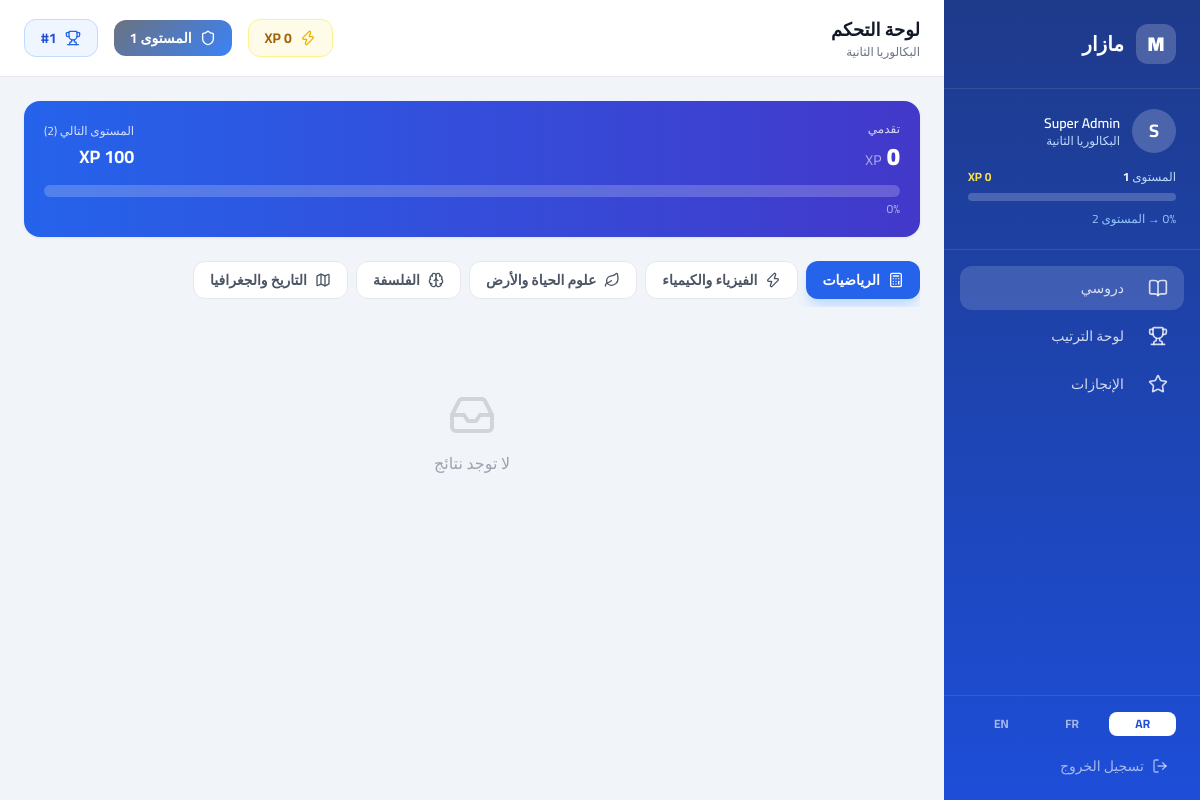
/student/dashboard.php?lang=ar&tab=lessons (signed in), run on the app's committed database.
### tables this page shows
CREATE TABLE IF NOT EXISTS `levels` (
  `id`        INT UNSIGNED NOT NULL AUTO_INCREMENT,
  `name_ar`   VARCHAR(100) NOT NULL,
  `name_fr`   VARCHAR(100) NOT NULL,
  `name_en`   VARCHAR(100) NOT NULL,
  `slug`      VARCHAR(60)  NOT NULL,
  `order_num` TINYINT      NOT NULL DEFAULT 0,
  PRIMARY KEY (`id`),
  UNIQUE KEY `slug` (`slug`)
);

CREATE TABLE IF NOT EXISTS `subjects` (
  `id`        INT UNSIGNED NOT NULL AUTO_INCREMENT,
  `name_ar`   VARCHAR(100) NOT NULL,
  `name_fr`   VARCHAR(100) NOT NULL,
  `name_en`   VARCHAR(100) NOT NULL,
  `level_id`  INT UNSIGNED NOT NULL,
  `icon`      VARCHAR(60)  NOT NULL DEFAULT 'BookOpen',
  `color`     VARCHAR(20)  NOT NULL DEFAULT '#3B82F6',
  `order_num` TINYINT      NOT NULL DEFAULT 0,
  PRIMARY KEY (`id`),
  KEY `level_id` (`level_id`),
  CONSTRAINT `fk_subjects_level` FOREIGN KEY (`level_id`) REFERENCES `levels` (`id`) ON DELETE CASCADE
);

### includes/functions.php (called while the page is built, shortened)
<?php
function getCurrentLang(): string {
    return $_SESSION[SESS_LANG] ?? DEFAULT_LANG;
}
function getDirection(): string {
    return getCurrentLang() === 'ar' ? 'rtl' : 'ltr';
}
function loadTranslations(): array {
    static $trans = null;
    if ($trans === null) {
        $lang = getCurrentLang();
        $file = dirname(__DIR__) . '/lang/' . $lang . '.php';
        $trans = include $file;
    }
    return $trans;
}
function t(string $key, array $replace = []): string {
    $translations = loadTranslations();
    $text = $translations[$key] ?? $key;
    return $text;
}
function getLevelThresholds(): array {
    return unserialize(LEVEL_THRESHOLDS);
}
function xpProgressPercent(int $xp, int $level): float {
    $thresholds = getLevelThresholds();
    $current = $thresholds[$level] ?? 0;
    $next    = $thresholds[$level + 1] ?? $thresholds[10];
    return min(100, round(($xp - $current) / ($next - $current) * 100, 1));
}
function getSubjectsByLevel(int $levelId): array {
    $lang = getCurrentLang();
    $col  = "name_{$lang}";
    $db   = getDB();
    $stmt = $db->prepare("SELECT id, {$col} AS name, icon, color FROM subjects WHERE level_id = ? ORDER BY order_num ASC");
    $stmt->execute([$levelId]);
    return $stmt->fetchAll();
}
function getLessonsBySubject(int $subjectId, int $userId = 0): array {
    $lang = getCurrentLang();
    $col  = "title_{$lang}";
    $db   = getDB();
    $sql  = "SELECT l.id, l.{$col} AS title, l.type, l.url, l.thumbnail, l.xp_reward, l.duration,
                    " . ($userId ? "IF(ulc.id IS NOT NULL, 1, 0)" : "0") . " AS completed
             FROM lessons l
             " . ($userId ? "LEFT JOIN user_lesson_completions ulc ON ulc.lesson_id=l.id AND ulc.user_id=?" : "") . "
             WHERE l.subject_id = ? AND l.published = 1
             ORDER BY l.order_num ASC";
    $params = $userId ? [$userId, $subjectId] : [$subjectId];
    $stmt = $db->prepare($sql);
    $stmt->execute($params);
    return $stmt->fetchAll();
}

### student/dashboard.php (the view, shortened to what this page needs)
<?php
require_once dirname(__DIR__) . '/includes/functions.php';
$lang      = getCurrentLang();
$dir       = getDirection();
$userId    = (int)$_SESSION[SESS_USER_ID];
$gradeId   = (int)$_SESSION[SESS_GRADE];
$userXP    = (int)$_SESSION[SESS_XP];
$userLevel = (int)$_SESSION[SESS_LEVEL];
$userName  = $_SESSION[SESS_USERNAME] ?? 'Student';
$db      = getDB();
$lvlStmt = $db->prepare("SELECT name_{$lang} AS name FROM levels WHERE id = ?");
$lvlStmt->execute([$gradeId]);
$gradeName = $lvlStmt->fetchColumn() ?: '—';
$subjects  = getSubjectsByLevel($gradeId);
$rankStmt = $db->prepare(
    "SELECT COUNT(*)+1 AS rank FROM users
     WHERE grade_level_id=? AND xp_points>? AND role='student' AND status='active'"
);
$rankStmt->execute([$gradeId, $userXP]);
$userRank = $rankStmt->fetchColumn() ?: 1;
$activeSubjectId = (int)($_GET['subject'] ?? ($subjects[0]['id'] ?? 0));
$lessons = $activeSubjectId ? getLessonsBySubject($activeSubjectId, $userId) : [];
$progressPct  = xpProgressPercent($userXP, $userLevel);
$nextLevelXP  = xpForNextLevel($userLevel);
$tab = $_GET['tab'] ?? 'lessons';
?>
<!DOCTYPE html>
<html lang="<?= $lang ?>" dir="<?= $dir ?>">
<head>
  <script src="https://cdn.tailwindcss.com"></script>
  <link rel="stylesheet" href="https://cdnjs.cloudflare.com/ajax/libs/animate.css/4.1.1/animate.min.css">
  <link rel="stylesheet" href="../assets/css/xp-animations.css">
</head>
<body class="flex h-screen overflow-hidden" x-data="mazarDashboard()" x-init="init()">
<aside class="sidebar w-64 flex-shrink-0 flex flex-col h-full overflow-y-auto hidden md:flex">
  <div class="px-6 py-6 border-b border-white/10">
    <a href="/" class="flex items-center gap-3">
      <div class="w-10 h-10 rounded-xl bg-white/20 flex items-center justify-center">
        <span class="text-white font-black text-xl">M</span>
      </div>
      <span class="text-white font-black text-xl"><?= t('site_name') ?></span>
    </a>
  </div>
  <div class="px-6 py-5 border-b border-white/10">
    <div class="flex items-center gap-3 mb-4">
      <div class="w-11 h-11 rounded-full bg-white/20 flex items-center justify-center text-white font-bold text-lg flex-shrink-0">
        <?= mb_strtoupper(mb_substr($userName, 0, 1)) ?>
      </div>
      <div class="overflow-hidden">
        <div class="text-white font-semibold text-sm truncate"><?= htmlspecialchars($userName) ?></div>
        <div class="text-blue-200 text-xs truncate"><?= htmlspecialchars($gradeName) ?></div>
      </div>
    </div>
    <div class="flex items-center justify-between mb-2">
      <span class="text-blue-200 text-xs"><?= t('level') ?> <span id="sidebar-level" class="text-white font-bold"><?= $userLevel ?></span></span>
      <span class="text-yellow-300 text-xs font-bold"><span id="sidebar-xp"><?= $userXP ?></span> XP</span>
    </div>
    <div class="bg-white/20 rounded-full h-2">
    </div>
    <div class="text-right mt-1">
      <span class="text-blue-300 text-xs"><?= round($progressPct) ?>% → <?= t('level') ?> <?= $userLevel+1 ?></span>
    </div>
  </div>
  <nav class="px-4 py-4 flex-1 sidebar-nav">
    <a href="?tab=lessons"
       class="flex items-center gap-3 px-4 py-3 rounded-xl text-white/80 hover:text-white hover:bg-white/10 transition mb-1 <?= $tab==='lessons'?'active-tab':'' ?>">
      <i data-lucide="book-open" class="icon w-5 h-5 flex-shrink-0"></i>
      <span class="text-sm font-medium"><?= t('my_lessons') ?></span>
    </a>
    <a href="?tab=leaderboard"
       class="flex items-center gap-3 px-4 py-3 rounded-xl text-white/80 hover:text-white hover:bg-white/10 transition mb-1 <?= $tab==='leaderboard'?'active-tab':'' ?>">
      <i data-lucide="trophy" class="icon w-5 h-5 flex-shrink-0"></i>
      <span class="text-sm font-medium"><?= t('leaderboard') ?></span>
    </a>
    <a href="?tab=achievements"
       class="flex items-center gap-3 px-4 py-3 rounded-xl text-white/80 hover:text-white hover:bg-white/10 transition mb-1 <?= $tab==='achievements'?'active-tab':'' ?>">
      <i data-lucide="star" class="icon w-5 h-5 flex-shrink-0"></i>
      <span class="text-sm font-medium"><?= t('achievements') ?></span>
    </a>
  </nav>
  <div class="px-6 py-4 border-t border-white/10 space-y-3">
    <div class="flex gap-1">
      <?php foreach(['ar','fr','en'] as $l): ?>
      <a href="?lang=<?= $l ?>&tab=<?= $tab ?>"
         class="flex-1 text-center py-1 rounded-lg text-xs font-bold transition <?= $lang===$l ? 'bg-white text-blue-700' : 'text-white/60 hover:bg-white/10' ?>">
        <?= strtoupper($l) ?>
      </a>
      <?php endforeach; ?>
    </div>
    <a href="../logout.php" class="flex items-center gap-2 text-white/60 hover:text-white text-sm transition px-2 py-2 rounded-xl hover:bg-white/10">
      <i data-lucide="log-out" class="w-4 h-4 flex-shrink-0"></i>
      <?= t('logout') ?>
    </a>
  </div>
</aside>
<div class="flex-1 flex flex-col overflow-hidden">
  <header class="bg-white border-b border-gray-200 px-6 py-4 flex items-center justify-between flex-shrink-0">
    <div>
      <h1 class="font-black text-gray-900 text-lg"><?= t('dashboard') ?></h1>
      <p class="text-gray-500 text-xs"><?= htmlspecialchars($gradeName) ?></p>
    </div>
    <div class="flex items-center gap-4">
      <div class="flex items-center gap-2 bg-yellow-50 border border-yellow-200 rounded-xl px-4 py-2">
        <i data-lucide="zap" class="w-4 h-4 text-yellow-500"></i>
        <span class="font-bold text-yellow-700 text-sm"><span id="header-xp"><?= $userXP ?></span> XP</span>
      </div>
      <div class="level-badge flex items-center gap-2 rounded-xl px-4 py-2">
        <i data-lucide="shield" class="w-4 h-4 text-white"></i>
        <span class="font-bold text-white text-sm"><?= t('level') ?> <span id="header-level"><?= $userLevel ?></span></span>
      </div>
      <div class="hidden sm:flex items-center gap-2 bg-blue-50 border border-blue-200 rounded-xl px-4 py-2">
        <i data-lucide="trophy" class="w-4 h-4 text-blue-600"></i>
        <span class="font-bold text-blue-700 text-sm">#<?= $userRank ?></span>
      </div>
    </div>
  </header>
  <main class="flex-1 overflow-y-auto p-6">
    <?php if ($tab === 'lessons'): ?>
    <div class="card p-5 mb-6 bg-gradient-to-r from-blue-600 to-indigo-700 text-white">
      <div class="flex items-center justify-between mb-3">
        <div>
          <div class="text-white/80 text-xs mb-1"><?= t('my_progress') ?></div>
          <div class="text-2xl font-black"><?= $userXP ?> <span class="text-white/60 text-sm font-normal">XP</span></div>
        </div>
        <div class="text-right">
          <div class="text-white/80 text-xs mb-1"><?= t('next_level') ?> (<?= $userLevel+1 ?>)</div>
          <div class="text-lg font-bold"><?= $nextLevelXP ?> XP</div>
        </div>
      </div>
      <div class="bg-white/20 rounded-full h-3">
      </div>
      <div class="text-right mt-1 text-white/60 text-xs"><?= round($progressPct) ?>%</div>
    </div>
    <div class="flex gap-2 mb-5 overflow-x-auto pb-2 flex-wrap">
      <?php foreach($subjects as $subj): ?>
      <a href="?tab=lessons&subject=<?= $subj['id'] ?>"
         class="flex items-center gap-2 px-4 py-2 rounded-xl text-sm font-semibold transition flex-shrink-0
         <?= $activeSubjectId===$subj['id'] ? 'bg-blue-600 text-white shadow-lg shadow-blue-200' : 'bg-white text-gray-600 hover:bg-blue-50 hover:text-blue-700 border border-gray-200' ?>">
        <i data-lucide="<?= htmlspecialchars($subj['icon']) ?>" class="w-4 h-4"></i>
        <?= htmlspecialchars($subj['name']) ?>
      </a>
      <?php endforeach; ?>
    </div>
    <div class="grid sm:grid-cols-2 lg:grid-cols-3 gap-5" id="lessons-grid">
      <?php if(empty($lessons)): ?>
      <div class="col-span-3 text-center py-16">
        <i data-lucide="inbox" class="w-12 h-12 text-gray-300 mx-auto mb-3"></i>
        <p class="text-gray-400"><?= t('no_results') ?></p>
      </div>
      <?php endif; ?>
    </div>
    <?php endif; ?>
  </main>
</div>
</body>
</html>

### data on the page
levels: name_ar "البكالوريا الثانية"
subjects: name_ar "الرياضيات"
subjects: name_ar "الفيزياء والكيمياء"
subjects: name_ar "علوم الحياة والأرض"
subjects: name_ar "الفلسفة"
subjects: name_ar "التاريخ والجغرافيا"

### other printed values
t('site_name') "مازار"
mb_strtoupper(mb_substr($userName, 0, 1)) "S"
$userName "Super Admin"
t('level') "المستوى"
$userLevel "1"
$userXP "0"
$progressPct "0"
$userLevel+1 "2"
t('my_lessons') "دروسي"
t('leaderboard') "لوحة الترتيب"
t('achievements') "الإنجازات"
$l "AR"
$l "FR"
$l "EN"
t('logout') "تسجيل الخروج"
